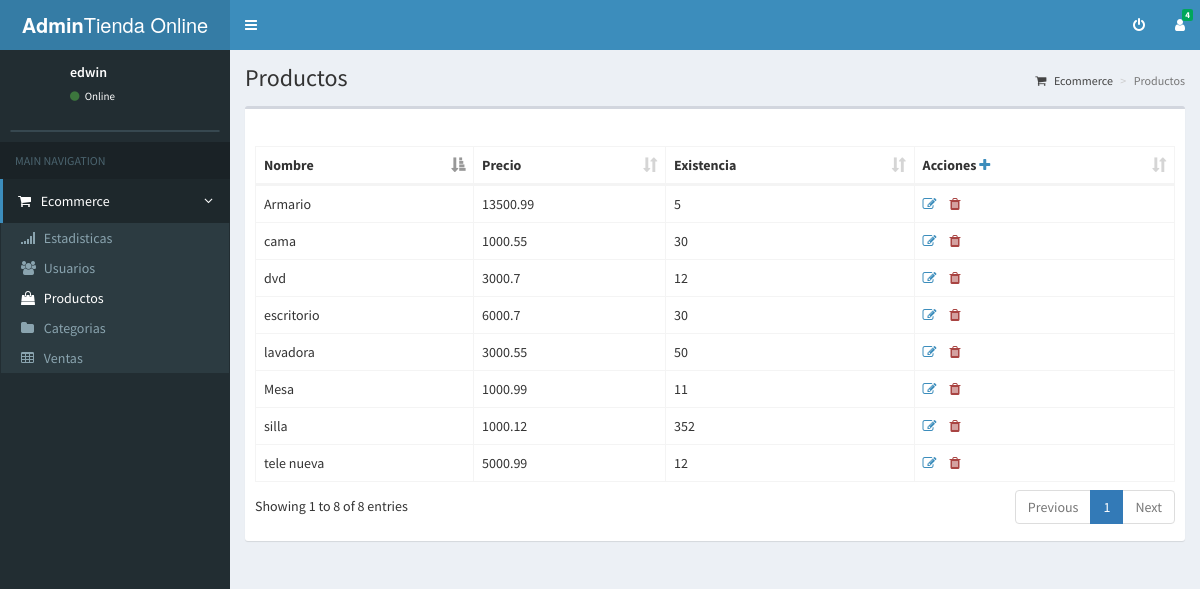
Screenshot of /admin/panel.php?modulo=productos (signed in) with the database file from the repository.
### tables this page shows
CREATE TABLE `productos` (
  `id_producto` int(11) NOT NULL,
  `nombre` varchar(200) DEFAULT NULL,
  `precio` double DEFAULT NULL,
  `existencia` int(11) DEFAULT NULL,
  `id_categoria` int(11) DEFAULT NULL,
  `descripcion` varchar(500) DEFAULT NULL
);

### admin/conex/getall_productos.php (called while the page is built)
<?php
    include_once "config.php";
    $con=mysqli_connect($host,$user,$pass,$db);
    $query="SELECT id_producto, nombre, precio, existencia, descripcion FROM productos";
    $res1=mysqli_query($con,$query);
?>

### admin/productos.php (the view, shortened to what this page needs)
<?php
  include_once "conex/getall_productos.php";
  ?>
<div class="content-wrapper">
    <section class="content-header">
      <h1>
      Productos
      </h1>
      <ol class="breadcrumb">
        <li><a ><i class="fa fa-shopping-cart"></i> Ecommerce</a></li>
        <li class="active">Productos</li>
      </ol>
    </section>
    <section class="content">
      <div class="row">
        <div class="col-xs-12">
          <div class="box">
            <div class="box-header">
            </div>
            <div class="box-body">
              <table id="example2" class="table table-bordered table-hover">
                <thead>
                <tr>
                  <th>Nombre</th>
                  <th>Precio</th>
                  <th>Existencia</th>
                  <th>Acciones <a href="panel.php?modulo=crearProducto"><i class="fa fa-plus"></i></a></th>
                </tr>
                </thead>
                <tbody>
                <?php
                    while ($row=mysqli_fetch_assoc($res1)) {
                ?>
                <tr>
                  <td><?php echo $row['nombre'] ?></td>
                  <td><?php echo $row['precio'] ?></td>
                  <td><?php echo $row['existencia'] ?></td>
                  <td>
                      <a href="panel.php?modulo=editarProductos&id=<?php echo $row['id_producto'] ?>" style="margin-right: 10px;"><i class="fa fa-edit"></i></a>
                      <a href="panel.php?modulo=productos&idBorrar=<?php echo $row['id_producto'] ?>" class="text-danger borrar"><i class="fa fa-trash"></i></a>
                  </td>
                </tr>
                <?php
                    }
                ?>
                </tbody>
              </table>
            </div>
          </div>
        </div>
      </div>
    </section>
  </div>

### rows the page displays
productos: nombre "lavadora", precio "3000.55", existencia "50"
productos: nombre "cama", precio "1000.55", existencia "30"
productos: nombre "tele nueva", precio "5000.99", existencia "12"
productos: nombre "Mesa", precio "1000.99", existencia "11"
productos: nombre "escritorio", precio "6000.7", existencia "30"
productos: nombre "Armario", precio "13500.99", existencia "5"
productos: nombre "dvd", precio "3000.7", existencia "12"
productos: nombre "silla", precio "1000.12", existencia "352"

### other values shown
$_SESSION['nombre'] "edwin"
